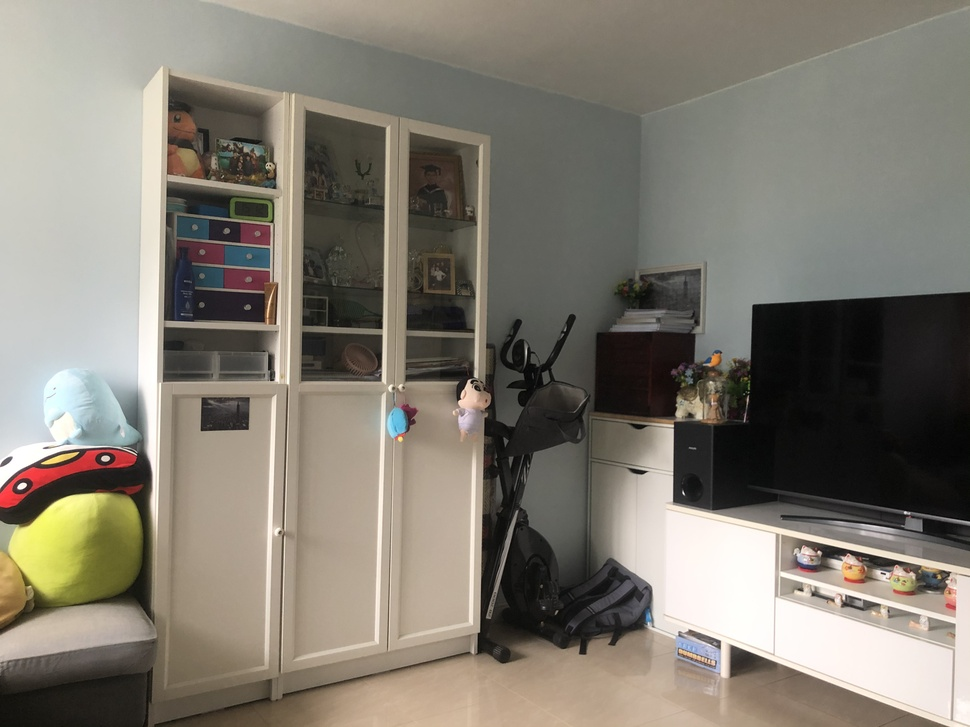
#> input picture images/panorama/home0.jpg, 970 x 727 px, shrunk from 4032 x 3024 before the run
$ jupyter execute match_and_panorama.ipynb
#> lines starting #> are read from the running program, lines starting #| are printed output that depends on the picture; after the words box and inside, x2 and y2 are one past the last pixel; in counts of white or black regions, pixels touching at a corner belong together
In this notebook, we try to create a panorama with opencv-python

[cell 1]
# Import necessary packages
import numpy as np
import cv2 as cv
import matplotlib.pyplot as plt

[cell 2]
# Read images
img1 = cv.imread('../../images/panorama/home0.jpg',0)
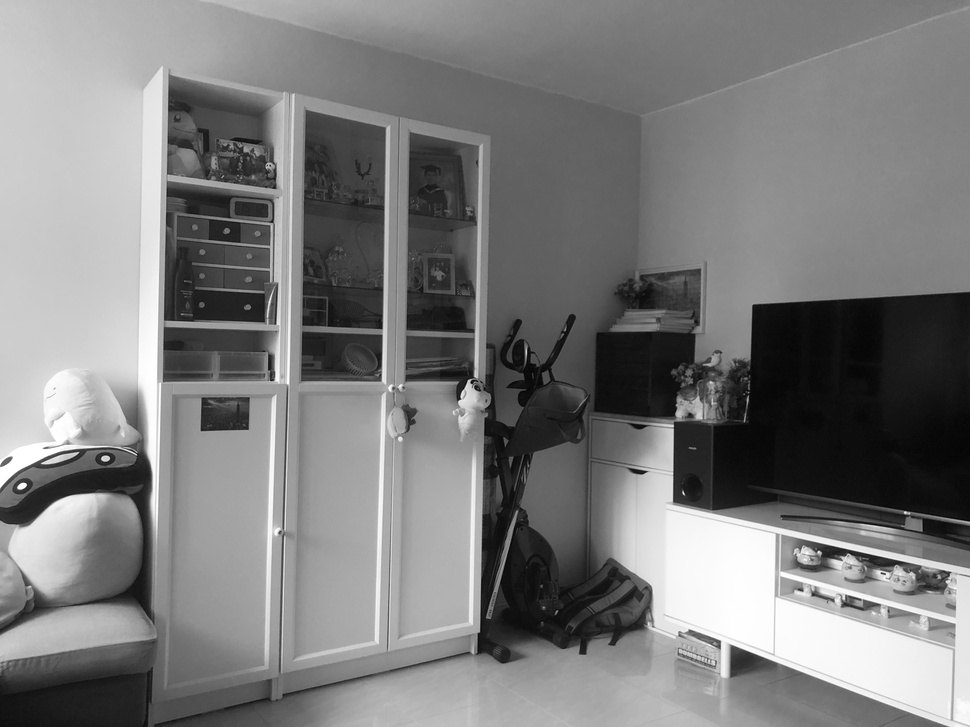
#> img1: shape (727, 970); min 0, max 255, mean 124.4
img2 = cv.imread('../../images/panorama/home1.jpg',0)
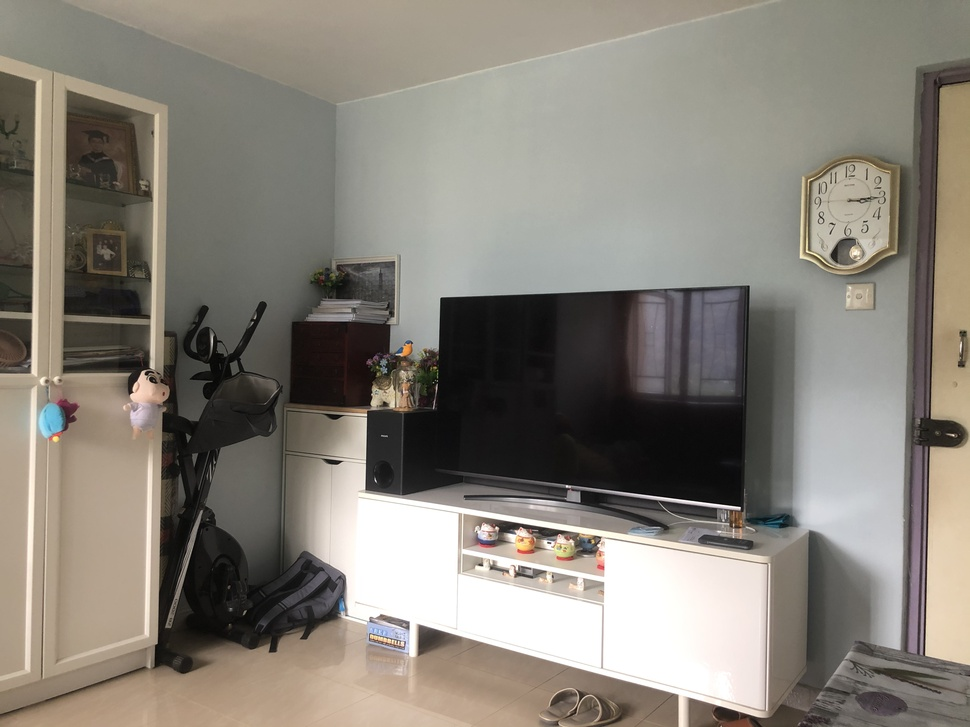
#> input picture images/panorama/home1.jpg, 970 x 727 px, shrunk from 4032 x 3024 before the run
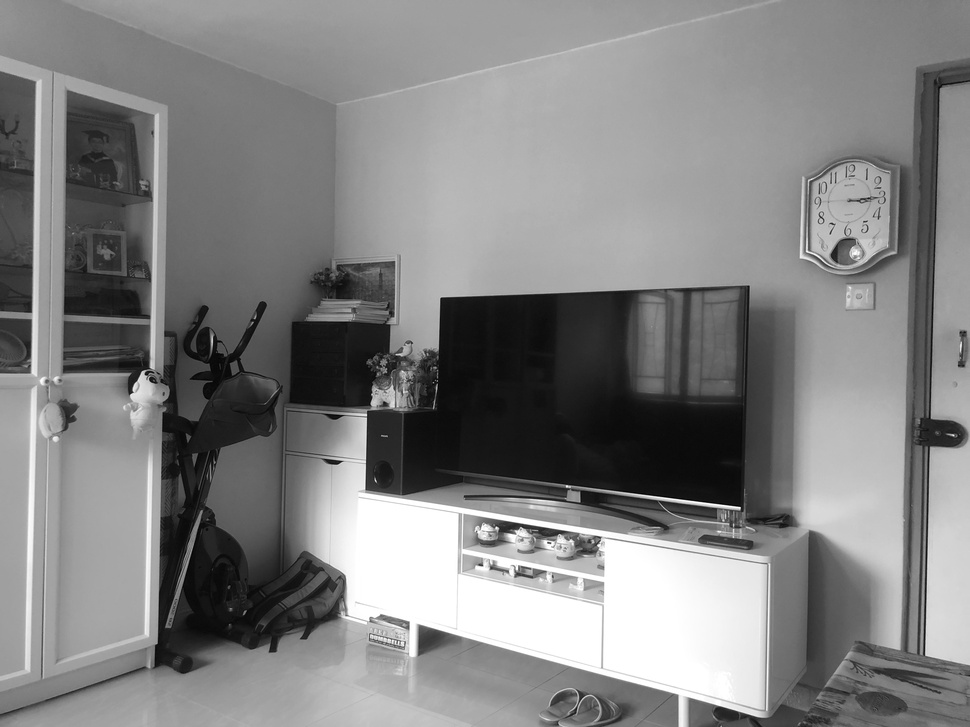
#> img2: shape (727, 970); min 0, max 255, mean 130.3

# Detection by SIFT
sift = cv.SIFT_create()

print('Start detecting..',end='')
kp1, des1 = sift.detectAndCompute(img1,None)
#> kp1 = 1051 keypoints; strongest (x, y, size): (22, 486, 4.7), (905, 512, 2.2), (711, 570, 97), (819, 552, 2.6)
kp2, des2 = sift.detectAndCompute(img2,None)
#> kp2 = 941 keypoints; strongest (x, y, size): (739, 508, 2.3), (497, 528, 2.3), (393, 552, 95), (573, 409, 171)
print('Done')

[cell 3]
# Plot features of home1
im_fea = cv.drawKeypoints(img2,kp2,None,(0,255,0))
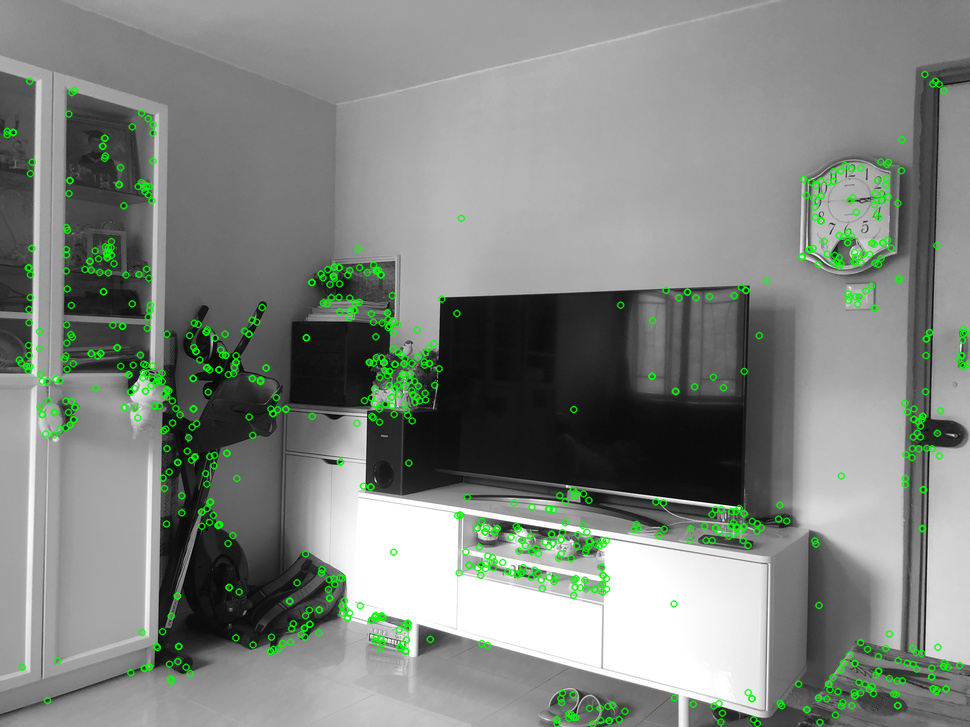
#> im_fea: shape (727, 970, 3); mean of channels 0, 1, 2 127.7, 134, 127.7; drawn as B, G, R
plt.imshow(im_fea)
plt.show()

[cell 4]
# Matching

# Set params
MIN_MATCH_COUNT = 10
FLANN_INDEX_KDTREE = 1
index_params = dict(algorithm = FLANN_INDEX_KDTREE, trees = 5)
search_params = dict(checks = 50)

flann = cv.FlannBasedMatcher(index_params, search_params)

print('Start matching..',end='')
matches = flann.knnMatch(des1,des2,k=2)
#> matches = 1051 matches
print('Done')

[cell 5]
# Store good matches by Lowe's ratio test
good = []
for m,n in matches:
    if m.distance < 0.7*n.distance:
        good.append(m)
#> after the loop, good = 333 matches

[cell 6]
# Find homography if we have enough matches, otherewise show a message
if len(good) > MIN_MATCH_COUNT:
    src_pts = np.float32([ kp1[m.queryIdx].pt for m in good ]).reshape(-1,1,2)
#> src_pts = 333 rows, first 8: [204.4, 400.7], [362.3, 175.5], [367, 173], [367, 173], [367, 173], [378.9, 378.6], [379.6, 365.5], [379.8, 337.1]
    dst_pts = np.float32([ kp2[m.trainIdx].pt for m in good ]).reshape(-1,1,2)
#> dst_pts = 333 rows, first 8: [66.52, 368.8], [6.66, 134.2], [12.84, 132], [12.84, 132], [12.84, 132], [27.8, 370.2], [28.6, 354.9], [28.61, 322.3]

    M, mask = cv.findHomography(src_pts, dst_pts, cv.RANSAC,5.0)
#> M = [[1.82, 0.00526, -656], [0.29, 1.57, -213.6], [0.000798, 6.18e-05, 1]]; mask = 333 values, max 1 at index 5, min 0 at index 0, mean 0.94
    matchesMask = mask.ravel().tolist()
#> matchesMask has the same summary as mask

    h,w = img1.shape
#> h = 727; w = 970
    pts = np.float32([ [0,0],[0,h],[w,h],[w,0] ]).reshape(-1,1,2)
#> pts = [[0, 0], [0, 727], [970, 727], [970, 0]]
    dst = cv.perspectiveTransform(pts,M)
#> dst = [[-656, -213.6], [-624.1, 887.7], [614, 664.7], [627.4, 38.34]]

    img2 = cv.polylines(img2,[np.int32(dst)],True,255,3, cv.LINE_AA)
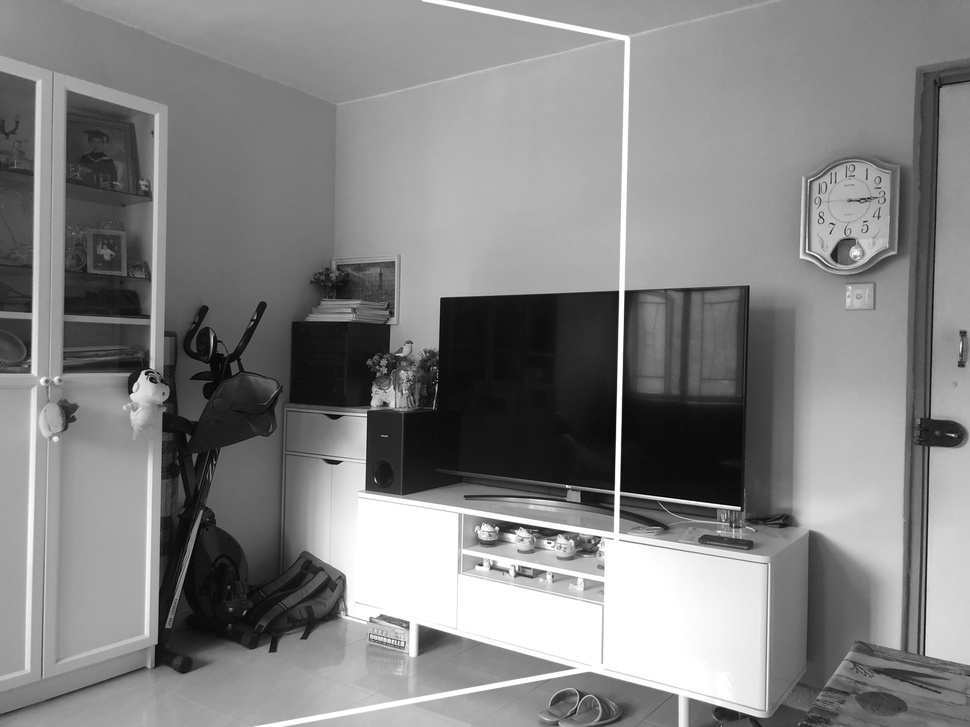
#> img2: shape (727, 970); 1.03% of pixels changed, all inside (x1, y1, x2, y2) = (252, 0, 631, 727)
else:
    print( "Not enough matches are found - {}/{}".format(len(good), MIN_MATCH_COUNT) )
    matchesMask = None

[cell 7]
# Plotting matches
draw_params = dict(matchColor = (0,255,0), # draw matches in green color
                singlePointColor = None,
                matchesMask = matchesMask, # draw only inliers
                flags = 2)
#> draw_params = 4 items
img3 = cv.drawMatches(img1,kp1,img2,kp2,good,None,**draw_params)
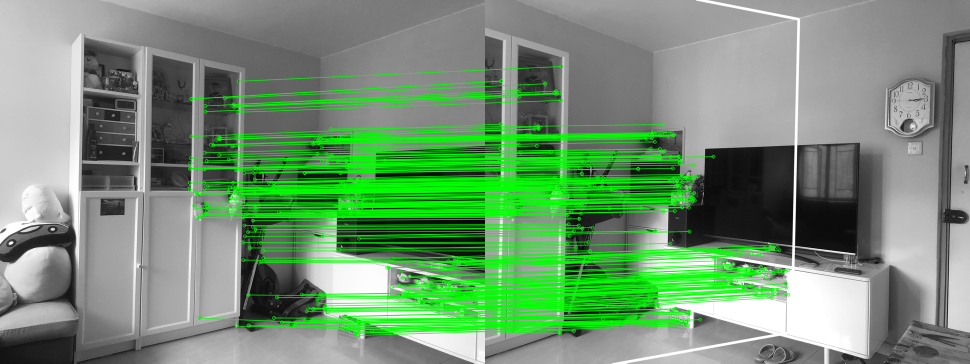
#> img3: shape (727, 1940, 3) (shown at 1/2 size); mean of channels 0, 1, 2 114.3, 147.5, 114.3; drawn as B, G, R
plt.imshow(img3, 'gray')
plt.show()

[cell 8]
# Image stitching

# Here we assume both images are taken from same device (or simply having same resolutions)
pt_list = np.concatenate((pts,dst),axis=0)
#> pt_list = [[0, 0], [0, 727], [970, 727], [970, 0], [-656, -213.6], [-624.1, 887.7], [614, 664.7], [627.4, 38.34]]

[x_min, y_min] = np.int32(pt_list.min(axis=0).ravel() - 0.5) # Select minimum corner
#> x_min = -656; y_min = -214
[x_max, y_max] = np.int32(pt_list.max(axis=0).ravel() + 0.5)
#> x_max = 970; y_max = 888

translate_dist = [-x_min,-y_min]
#> translate_dist = [656, 214]

H_translation = np.array([[1,0,-x_min],[0,1,-y_min],[0,0,1]])
#> H_translation = [[1, 0, 656], [0, 1, 214], [0, 0, 1]]

# Warp img1
img_output = cv.warpPerspective(img1,H_translation@M,(x_max-x_min,y_max-y_min))

# Append img2
img_output[-y_min:h-y_min,-x_min:w-x_min] = img2
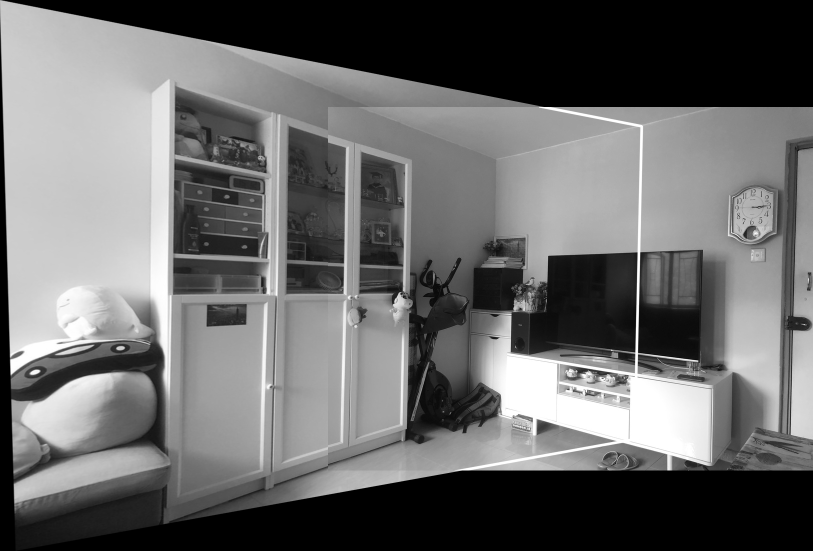
#> img_output: shape (1102, 1626) (shown at 1/2 size); min 0, max 255, mean 105.4

[cell 9]
plt.gray()
plt.imshow(img_output)
plt.show()

[cell 10]
cv.imwrite('../../images/panorama/home_panorama.jpg',img_output)
#> Out = True
